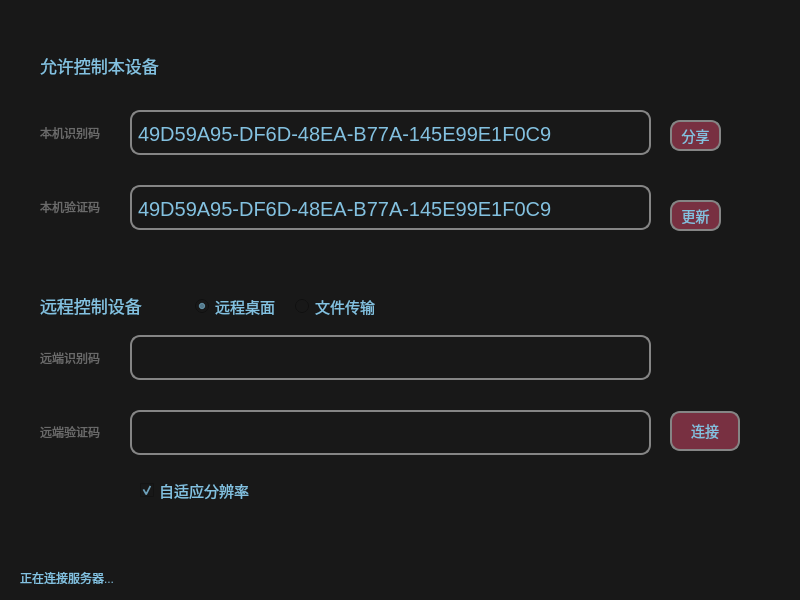
<?xml version="1.0" encoding="UTF-8"?>
<ui version="4.0">
 <class>MainWindow</class>
 <widget class="QWidget" name="MainWindow">
  <property name="geometry">
   <rect>
    <x>0</x>
    <y>0</y>
    <width>800</width>
    <height>600</height>
   </rect>
  </property>
  <property name="windowTitle">
   <string>MainWindow</string>
  </property>
  <property name="styleSheet">
   <string notr="true"/>
  </property>
  <widget class="QWidget" name="centralwidget" native="true">
   <property name="geometry">
    <rect>
     <x>0</x>
     <y>0</y>
     <width>800</width>
     <height>600</height>
    </rect>
   </property>
   <property name="styleSheet">
    <string notr="true">background-color: #181818;
color: rgb(131,193,224);</string>
   </property>
   <widget class="QLabel" name="allow_control_label">
    <property name="geometry">
     <rect>
      <x>40</x>
      <y>50</y>
      <width>131</width>
      <height>31</height>
     </rect>
    </property>
    <property name="font">
     <font>
      <pointsize>13</pointsize>
     </font>
    </property>
    <property name="styleSheet">
     <string notr="true"/>
    </property>
    <property name="text">
     <string>允许控制本设备</string>
    </property>
    <property name="alignment">
     <set>Qt::AlignLeading|Qt::AlignLeft|Qt::AlignVCenter</set>
    </property>
   </widget>
   <widget class="QLabel" name="local_id_label">
    <property name="geometry">
     <rect>
      <x>40</x>
      <y>125</y>
      <width>61</width>
      <height>16</height>
     </rect>
    </property>
    <property name="styleSheet">
     <string notr="true">color: rgb(106,106,106);</string>
    </property>
    <property name="text">
     <string>本机识别码</string>
    </property>
   </widget>
   <widget class="QLineEdit" name="local_id">
    <property name="enabled">
     <bool>true</bool>
    </property>
    <property name="geometry">
     <rect>
      <x>136</x>
      <y>119</y>
      <width>501</width>
      <height>30</height>
     </rect>
    </property>
    <property name="font">
     <font>
      <pointsize>15</pointsize>
     </font>
    </property>
    <property name="focusPolicy">
     <enum>Qt::StrongFocus</enum>
    </property>
    <property name="styleSheet">
     <string notr="true">border: 0px;</string>
    </property>
    <property name="text">
     <string>49D59A95-DF6D-48EA-B77A-145E99E1F0C9</string>
    </property>
   </widget>
   <widget class="QLabel" name="local_pwd_label">
    <property name="geometry">
     <rect>
      <x>40</x>
      <y>199</y>
      <width>71</width>
      <height>16</height>
     </rect>
    </property>
    <property name="styleSheet">
     <string notr="true">color: rgb(106,106,106);</string>
    </property>
    <property name="text">
     <string>本机验证码</string>
    </property>
   </widget>
   <widget class="QLabel" name="remote_control_label">
    <property name="geometry">
     <rect>
      <x>40</x>
      <y>290</y>
      <width>131</width>
      <height>31</height>
     </rect>
    </property>
    <property name="font">
     <font>
      <pointsize>13</pointsize>
     </font>
    </property>
    <property name="styleSheet">
     <string notr="true"/>
    </property>
    <property name="text">
     <string>远程控制设备</string>
    </property>
    <property name="alignment">
     <set>Qt::AlignLeading|Qt::AlignLeft|Qt::AlignVCenter</set>
    </property>
   </widget>
   <widget class="QCheckBox" name="adaptive_resolution">
    <property name="geometry">
     <rect>
      <x>140</x>
      <y>480</y>
      <width>121</width>
      <height>20</height>
     </rect>
    </property>
    <property name="font">
     <font>
      <pointsize>11</pointsize>
     </font>
    </property>
    <property name="text">
     <string>自适应分辨率</string>
    </property>
    <property name="checked">
     <bool>true</bool>
    </property>
   </widget>
   <widget class="QPushButton" name="btn_conn">
    <property name="geometry">
     <rect>
      <x>670</x>
      <y>411</y>
      <width>70</width>
      <height>40</height>
     </rect>
    </property>
    <property name="font">
     <font>
      <pointsize>-1</pointsize>
     </font>
    </property>
    <property name="styleSheet">
     <string notr="true">/* 正常状态 */
        QPushButton {
            background-color: #783041;
            border: 2px solid #858585;
            border-radius: 10px;
            padding: 5px;
            font-size: 14px;
        }

        /* 鼠标悬停状态 */
        QPushButton:hover {
            background-color: #e0e0e0;
            color: #888888;
        }

        /* 按钮按下状态 */
        QPushButton:pressed {
            background-color: #d0d0d0;
            border: 2px solid #666666;
            /* 通过调整内边距来模拟按下效果 */
            padding-top: 6px;
            padding-bottom: 4px;
            color: #888888;
        }

        /* 按钮禁用状态 */
        QPushButton:disabled {
            background-color: #f0f0f0;
            border: 2px solid #aaaaaa;
            color: #888888;
        }</string>
    </property>
    <property name="text">
     <string>连接</string>
    </property>
   </widget>
   <widget class="QRadioButton" name="remote_desktop">
    <property name="geometry">
     <rect>
      <x>195</x>
      <y>297</y>
      <width>95</width>
      <height>19</height>
     </rect>
    </property>
    <property name="font">
     <font>
      <pointsize>11</pointsize>
     </font>
    </property>
    <property name="text">
     <string>远程桌面</string>
    </property>
    <property name="checked">
     <bool>true</bool>
    </property>
   </widget>
   <widget class="QRadioButton" name="remote_file">
    <property name="geometry">
     <rect>
      <x>295</x>
      <y>297</y>
      <width>95</width>
      <height>19</height>
     </rect>
    </property>
    <property name="font">
     <font>
      <pointsize>11</pointsize>
     </font>
    </property>
    <property name="text">
     <string>文件传输</string>
    </property>
   </widget>
   <widget class="QLineEdit" name="local_id_border">
    <property name="enabled">
     <bool>false</bool>
    </property>
    <property name="geometry">
     <rect>
      <x>130</x>
      <y>110</y>
      <width>521</width>
      <height>45</height>
     </rect>
    </property>
    <property name="focusPolicy">
     <enum>Qt::NoFocus</enum>
    </property>
    <property name="styleSheet">
     <string notr="true">border: 2px solid #858585;
border-radius: 10px; 
padding: 0 8px; 
</string>
    </property>
   </widget>
   <widget class="QLineEdit" name="local_pwd">
    <property name="enabled">
     <bool>true</bool>
    </property>
    <property name="geometry">
     <rect>
      <x>136</x>
      <y>194</y>
      <width>501</width>
      <height>30</height>
     </rect>
    </property>
    <property name="font">
     <font>
      <pointsize>15</pointsize>
     </font>
    </property>
    <property name="focusPolicy">
     <enum>Qt::StrongFocus</enum>
    </property>
    <property name="styleSheet">
     <string notr="true">border: 0px;</string>
    </property>
    <property name="text">
     <string>49D59A95-DF6D-48EA-B77A-145E99E1F0C9</string>
    </property>
   </widget>
   <widget class="QLineEdit" name="local_pwd_border">
    <property name="enabled">
     <bool>false</bool>
    </property>
    <property name="geometry">
     <rect>
      <x>130</x>
      <y>185</y>
      <width>521</width>
      <height>45</height>
     </rect>
    </property>
    <property name="focusPolicy">
     <enum>Qt::NoFocus</enum>
    </property>
    <property name="styleSheet">
     <string notr="true">border: 2px solid #858585;
border-radius: 10px; 
padding: 0 8px; 
</string>
    </property>
   </widget>
   <widget class="QLineEdit" name="remote_pwd_border">
    <property name="enabled">
     <bool>false</bool>
    </property>
    <property name="geometry">
     <rect>
      <x>130</x>
      <y>410</y>
      <width>521</width>
      <height>45</height>
     </rect>
    </property>
    <property name="focusPolicy">
     <enum>Qt::NoFocus</enum>
    </property>
    <property name="styleSheet">
     <string notr="true">border: 2px solid #858585;
border-radius: 10px; 
padding: 0 8px; 
</string>
    </property>
   </widget>
   <widget class="QLineEdit" name="remote_pwd">
    <property name="enabled">
     <bool>true</bool>
    </property>
    <property name="geometry">
     <rect>
      <x>136</x>
      <y>419</y>
      <width>500</width>
      <height>30</height>
     </rect>
    </property>
    <property name="font">
     <font>
      <pointsize>15</pointsize>
     </font>
    </property>
    <property name="focusPolicy">
     <enum>Qt::StrongFocus</enum>
    </property>
    <property name="styleSheet">
     <string notr="true">border: 0px;</string>
    </property>
    <property name="text">
     <string/>
    </property>
    <property name="clearButtonEnabled">
     <bool>true</bool>
    </property>
   </widget>
   <widget class="QLineEdit" name="remote_id">
    <property name="enabled">
     <bool>true</bool>
    </property>
    <property name="geometry">
     <rect>
      <x>136</x>
      <y>344</y>
      <width>500</width>
      <height>30</height>
     </rect>
    </property>
    <property name="font">
     <font>
      <pointsize>15</pointsize>
     </font>
    </property>
    <property name="focusPolicy">
     <enum>Qt::StrongFocus</enum>
    </property>
    <property name="styleSheet">
     <string notr="true">border: 0px;</string>
    </property>
    <property name="text">
     <string/>
    </property>
    <property name="clearButtonEnabled">
     <bool>true</bool>
    </property>
   </widget>
   <widget class="QLabel" name="remote_id_label">
    <property name="geometry">
     <rect>
      <x>40</x>
      <y>350</y>
      <width>61</width>
      <height>16</height>
     </rect>
    </property>
    <property name="styleSheet">
     <string notr="true">color: rgb(106,106,106);</string>
    </property>
    <property name="text">
     <string>远端识别码</string>
    </property>
   </widget>
   <widget class="QLineEdit" name="remote_id_border">
    <property name="enabled">
     <bool>false</bool>
    </property>
    <property name="geometry">
     <rect>
      <x>130</x>
      <y>335</y>
      <width>521</width>
      <height>45</height>
     </rect>
    </property>
    <property name="focusPolicy">
     <enum>Qt::NoFocus</enum>
    </property>
    <property name="styleSheet">
     <string notr="true">border: 2px solid #858585;
border-radius: 10px; 
padding: 0 8px; 
</string>
    </property>
   </widget>
   <widget class="QLabel" name="remote_pwd_label">
    <property name="geometry">
     <rect>
      <x>40</x>
      <y>424</y>
      <width>71</width>
      <height>16</height>
     </rect>
    </property>
    <property name="styleSheet">
     <string notr="true">color: rgb(106,106,106);</string>
    </property>
    <property name="text">
     <string>远端验证码</string>
    </property>
   </widget>
   <widget class="QPushButton" name="local_pwd_change">
    <property name="geometry">
     <rect>
      <x>670</x>
      <y>200</y>
      <width>51</width>
      <height>31</height>
     </rect>
    </property>
    <property name="font">
     <font>
      <pointsize>-1</pointsize>
     </font>
    </property>
    <property name="styleSheet">
     <string notr="true">/* 正常状态 */
        QPushButton {
            background-color: #783041;
            border: 2px solid #858585;
            border-radius: 10px;
            padding: 5px;
            font-size: 14px;
        }

        /* 鼠标悬停状态 */
        QPushButton:hover {
            background-color: #e0e0e0;
            color: #888888;
        }

        /* 按钮按下状态 */
        QPushButton:pressed {
            background-color: #d0d0d0;
            border: 2px solid #666666;
            /* 通过调整内边距来模拟按下效果 */
            padding-top: 6px;
            padding-bottom: 4px;
            color: #888888;
        }

        /* 按钮禁用状态 */
        QPushButton:disabled {
            background-color: #f0f0f0;
            border: 2px solid #aaaaaa;
            color: #888888;
        }</string>
    </property>
    <property name="text">
     <string>更新</string>
    </property>
   </widget>
   <widget class="QPushButton" name="local_share">
    <property name="geometry">
     <rect>
      <x>670</x>
      <y>120</y>
      <width>51</width>
      <height>31</height>
     </rect>
    </property>
    <property name="font">
     <font>
      <pointsize>-1</pointsize>
     </font>
    </property>
    <property name="styleSheet">
     <string notr="true">/* 正常状态 */
        QPushButton {
            background-color: #783041;
            border: 2px solid #858585;
            border-radius: 10px;
            padding: 5px;
            font-size: 14px;
        }

        /* 鼠标悬停状态 */
        QPushButton:hover {
            background-color: #e0e0e0;
            color: #888888;
        }

        /* 按钮按下状态 */
        QPushButton:pressed {
            background-color: #d0d0d0;
            border: 2px solid #666666;
            /* 通过调整内边距来模拟按下效果 */
            padding-top: 6px;
            padding-bottom: 4px;
            color: #888888;
        }

        /* 按钮禁用状态 */
        QPushButton:disabled {
            background-color: #f0f0f0;
            border: 2px solid #aaaaaa;
            color: #888888;
        }</string>
    </property>
    <property name="text">
     <string>分享</string>
    </property>
   </widget>
   <widget class="QLabel" name="ws_connect_status">
    <property name="geometry">
     <rect>
      <x>20</x>
      <y>570</y>
      <width>281</width>
      <height>16</height>
     </rect>
    </property>
    <property name="text">
     <string>正在连接服务器...</string>
    </property>
   </widget>
   <zorder>adaptive_resolution</zorder>
   <zorder>local_pwd_border</zorder>
   <zorder>local_id_border</zorder>
   <zorder>allow_control_label</zorder>
   <zorder>local_id_label</zorder>
   <zorder>local_id</zorder>
   <zorder>local_pwd_label</zorder>
   <zorder>remote_control_label</zorder>
   <zorder>btn_conn</zorder>
   <zorder>remote_desktop</zorder>
   <zorder>remote_file</zorder>
   <zorder>local_pwd</zorder>
   <zorder>remote_pwd_border</zorder>
   <zorder>remote_id_label</zorder>
   <zorder>remote_id_border</zorder>
   <zorder>remote_pwd_label</zorder>
   <zorder>remote_pwd</zorder>
   <zorder>remote_id</zorder>
   <zorder>local_pwd_change</zorder>
   <zorder>local_share</zorder>
   <zorder>ws_connect_status</zorder>
  </widget>
 </widget>
 <tabstops>
  <tabstop>remote_id</tabstop>
  <tabstop>remote_pwd</tabstop>
  <tabstop>remote_desktop</tabstop>
  <tabstop>remote_file</tabstop>
  <tabstop>adaptive_resolution</tabstop>
  <tabstop>btn_conn</tabstop>
  <tabstop>local_pwd_change</tabstop>
  <tabstop>local_share</tabstop>
  <tabstop>local_pwd</tabstop>
  <tabstop>local_id</tabstop>
 </tabstops>
 <resources/>
 <connections/>
</ui>
